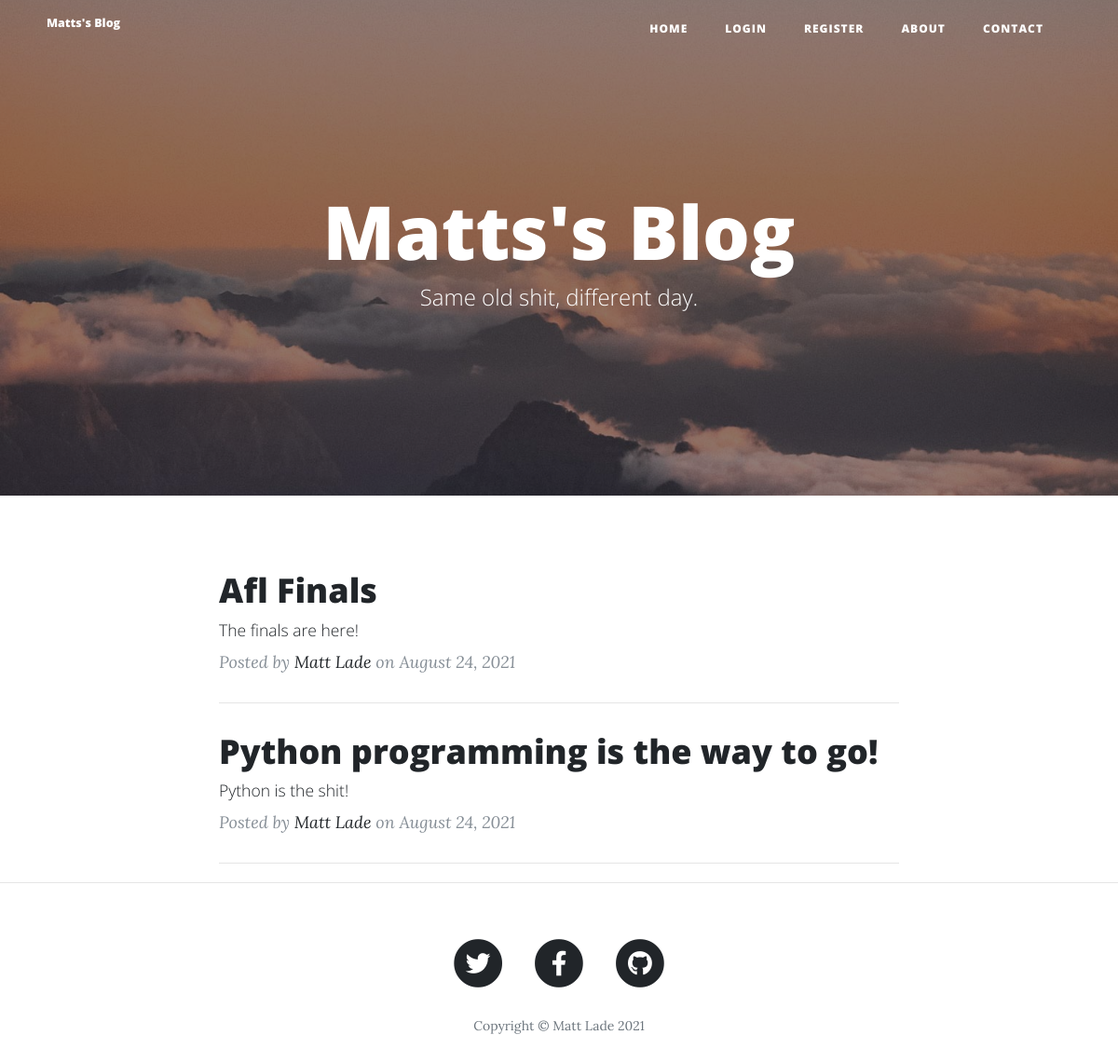
The page / on the database its author committed.
### main.py (models this page shows)
class BlogPost(db.Model):
    __tablename__ = "blog_posts"
    id = db.Column(db.Integer, primary_key=True)
    title = db.Column(db.String(250), unique=True, nullable=False)
    subtitle = db.Column(db.String(250), nullable=False)
    date = db.Column(db.String(250), nullable=False)
    body = db.Column(db.Text, nullable=False)
    img_url = db.Column(db.String(250), nullable=False)
    author_id = db.Column(db.Integer, db.ForeignKey("users.id", ondelete="CASCADE"), foreign_key=True, nullable=False)
    author = relationship("User", back_populates="blog_posts")
    comments = relationship("Comment", back_populates="parent_post", cascade="all, delete", passive_deletes=True)

class User(UserMixin, db.Model):
    __tablename__ = "users"
    id = db.Column(db.Integer, primary_key=True)
    email = db.Column(db.String(150), unique=True, nullable=False)
    password = db.Column(db.String(150), nullable=False)
    name = db.Column(db.String(250), nullable=False)
    blog_posts = relationship("BlogPost", back_populates="author", cascade="all, delete", passive_deletes=True)
    comments = relationship("Comment", back_populates="author", cascade="all, delete", passive_deletes=True)

### main.py (the view)
@app.route('/')
def get_all_posts():
    session["year"] = dt.utcnow().year
    posts = BlogPost.query.all()
    return render_template("index.html", all_posts=posts)

### templates/index.html (shortened to what this page needs)
{% extends 'bootstrap/base.html' %}
{% block content %}
{% include "header.html" %}
  <header class="masthead" style="background-image: url('{{ url_for('static', filename='img/sky.jpg')}}')">
    <div class="overlay"></div>
    <div class="container">
      <div class="row">
        <div class="col-lg-8 col-md-10 mx-auto">
          <div class="site-heading">
            <h1>Matts's Blog</h1>
            <span class="subheading">Same old shit, different day.</span>
          </div>
        </div>
      </div>
    </div>
  </header>
  <div class="container">
    <div class="row">
      <div class="col-lg-8 col-md-10 mx-auto">
        {% for post in all_posts %}
        <div class="post-preview">
          <a href="{{ url_for('show_post', post_id=post.id) }}">
            <h2 class="post-title">
              {{post.title}}
            </h2>
            <h3 class="post-subtitle">
              {{post.subtitle}}
            </h3>
          </a>
          <p class="post-meta">Posted by
            <a href="#">{{post.author.name}}</a>
            on {{post.date}}
          </p>
        </div>
        <hr>
        {% endfor %}
      </div>
    </div>
  </div>
  <hr>
{% include "footer.html" %}
{% endblock %}

### templates/header.html (shortened to what this page needs)
<!DOCTYPE html>
<html lang="en">
<head>
  <link href="{{ url_for('static', filename='vendor/bootstrap/css/bootstrap.min.css') }}" rel="stylesheet">
  <link href="{{ url_for('static', filename='vendor/fontawesome-free/css/all.min.css')}}" rel="stylesheet" type="text/css">
  <link href="{{ url_for('static', filename='css/clean-blog.min.css')}}" rel="stylesheet">
</head>
<body>
  <nav class="navbar navbar-expand-lg navbar-light fixed-top" id="mainNav">
    <div class="container">
      <a class="navbar-brand" href="{{url_for('get_all_posts')}}">Matts's Blog</a>
      <div class="collapse navbar-collapse" id="navbarResponsive">
        <ul class="navbar-nav ml-auto">
          <li class="nav-item">
            <a class="nav-link" href="{{ url_for('get_all_posts') }}">Home</a>
          </li>
          {% if not current_user.is_authenticated %}
          <li class="nav-item">
            <a class="nav-link" href="{{ url_for('login') }}">Login</a>
          </li>
          <li class="nav-item">
            <a class="nav-link" href="{{ url_for('register') }}">Register</a>
          </li>
          {% else %}
          <li class="nav-item">
            <a class="nav-link" href="{{ url_for('logout') }}">Log Out</a>
          </li>
          {% endif %}
          <li class="nav-item">
            <a class="nav-link" href="{{ url_for('about') }}">About</a>
          </li>
          <li class="nav-item">
            <a class="nav-link" href="{{ url_for('contact') }}">Contact</a>
          </li>
        </ul>
      </div>
    </div>
  </nav>

### templates/footer.html (shortened to what this page needs)
  <footer>
    <div class="container">
      <div class="row">
        <div class="col-lg-8 col-md-10 mx-auto">
          <ul class="list-inline text-center">
            <li class="list-inline-item">
              <a href="#">
                <span class="fa-stack fa-lg">
                  <i class="fas fa-circle fa-stack-2x"></i>
                  <i class="fab fa-twitter fa-stack-1x fa-inverse"></i>
                </span>
              </a>
            </li>
            <li class="list-inline-item">
              <a href="#">
                <span class="fa-stack fa-lg">
                  <i class="fas fa-circle fa-stack-2x"></i>
                  <i class="fab fa-facebook-f fa-stack-1x fa-inverse"></i>
                </span>
              </a>
            </li>
            <li class="list-inline-item">
              <a href="#">
                <span class="fa-stack fa-lg">
                  <i class="fas fa-circle fa-stack-2x"></i>
                  <i class="fab fa-github fa-stack-1x fa-inverse"></i>
                </span>
              </a>
            </li>
          </ul>
          <p class="copyright text-muted">Copyright &copy; Matt Lade {{ session["year"] }}</p>
        </div>
      </div>
    </div>
  </footer>
</body>
</html>

### rows shown on the page
BlogPost: title "Afl Finals", subtitle "The finals are here!", author.name "Matt Lade", date "August 24, 2021"
BlogPost: title "Python programming is the way to go!", subtitle "Python is the shit!", author.name "Matt Lade", date "August 24, 2021"

### other values the page prints
{{ session["year"] }} "2021"
